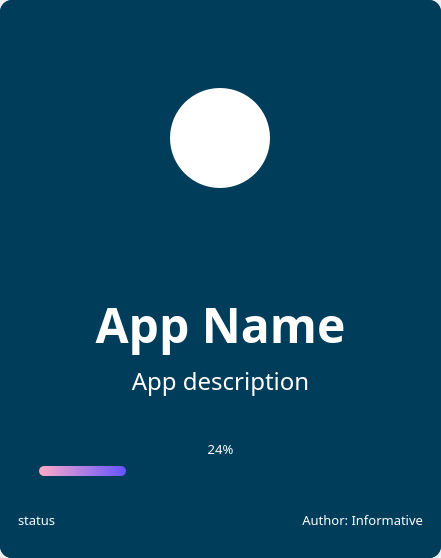
<?xml version="1.0" encoding="UTF-8"?>
<ui version="4.0">
 <class>MainWindow</class>
 <widget class="QMainWindow" name="MainWindow">
  <property name="geometry">
   <rect>
    <x>0</x>
    <y>0</y>
    <width>441</width>
    <height>558</height>
   </rect>
  </property>
  <property name="windowTitle">
   <string>MainWindow</string>
  </property>
  <widget class="QWidget" name="centralwidget">
   <property name="styleSheet">
    <string notr="true">*{
	color:#FFF;
}
QWidget{
	background:rgb(0,61,90);
	border-radius:12px;
}</string>
   </property>
   <layout class="QVBoxLayout" name="verticalLayout">
    <property name="leftMargin">
     <number>0</number>
    </property>
    <property name="topMargin">
     <number>0</number>
    </property>
    <property name="rightMargin">
     <number>0</number>
    </property>
    <property name="bottomMargin">
     <number>0</number>
    </property>
    <item>
     <widget class="QFrame" name="app_logo">
      <property name="minimumSize">
       <size>
        <width>0</width>
        <height>200</height>
       </size>
      </property>
      <property name="frameShape">
       <enum>QFrame::StyledPanel</enum>
      </property>
      <property name="frameShadow">
       <enum>QFrame::Raised</enum>
      </property>
      <layout class="QHBoxLayout" name="horizontalLayout">
       <item>
        <widget class="QLabel" name="log_img">
         <property name="minimumSize">
          <size>
           <width>100</width>
           <height>100</height>
          </size>
         </property>
         <property name="maximumSize">
          <size>
           <width>100</width>
           <height>100</height>
          </size>
         </property>
         <property name="styleSheet">
          <string notr="true">QLabel{
Background: #FFF;
border-radius:50px;
}</string>
         </property>
         <property name="text">
          <string>Logo</string>
         </property>
         <property name="alignment">
          <set>Qt::AlignCenter</set>
         </property>
        </widget>
       </item>
      </layout>
     </widget>
    </item>
    <item>
     <widget class="QFrame" name="background">
      <property name="frameShape">
       <enum>QFrame::StyledPanel</enum>
      </property>
      <property name="frameShadow">
       <enum>QFrame::Raised</enum>
      </property>
      <layout class="QVBoxLayout" name="verticalLayout_2">
       <item>
        <widget class="QLabel" name="app_name">
         <property name="font">
          <font>
           <family>Tw Cen MT</family>
           <pointsize>36</pointsize>
           <bold>true</bold>
          </font>
         </property>
         <property name="text">
          <string>App Name</string>
         </property>
         <property name="alignment">
          <set>Qt::AlignCenter</set>
         </property>
        </widget>
       </item>
       <item>
        <widget class="QLabel" name="appdescription">
         <property name="font">
          <font>
           <family>Tw Cen MT</family>
           <pointsize>18</pointsize>
          </font>
         </property>
         <property name="text">
          <string>App description</string>
         </property>
         <property name="alignment">
          <set>Qt::AlignHCenter|Qt::AlignTop</set>
         </property>
        </widget>
       </item>
       <item>
        <widget class="QFrame" name="progress">
         <property name="frameShape">
          <enum>QFrame::StyledPanel</enum>
         </property>
         <property name="frameShadow">
          <enum>QFrame::Raised</enum>
         </property>
         <layout class="QVBoxLayout" name="verticalLayout_3">
          <property name="leftMargin">
           <number>30</number>
          </property>
          <property name="rightMargin">
           <number>30</number>
          </property>
          <item>
           <widget class="QLabel" name="percentage">
            <property name="font">
             <font>
              <family>Sans Serif Collection</family>
              <pointsize>10</pointsize>
             </font>
            </property>
            <property name="text">
             <string>24%</string>
            </property>
            <property name="alignment">
             <set>Qt::AlignCenter</set>
            </property>
           </widget>
          </item>
          <item>
           <widget class="QProgressBar" name="progressBar">
            <property name="minimumSize">
             <size>
              <width>0</width>
              <height>10</height>
             </size>
            </property>
            <property name="maximumSize">
             <size>
              <width>16777215</width>
              <height>10</height>
             </size>
            </property>
            <property name="styleSheet">
             <string notr="true">QProgressBar{
	Backgroung: rgba(255, 255, 255, 180);
	border-style: none;
	border-radius:5px;
	color:rgba(200, 200, 200, 0);
	text-align: center;
}
QProgressBar::chunk{
	border-radius:5px;
	background-color:qlineargradient(spread:pad, x1:0, y1:0, x2:1, y2:0, stop:0 rgba(254, 170, 199, 255), stop:1 rgba(100, 85, 255, 255));
}</string>
            </property>
            <property name="value">
             <number>24</number>
            </property>
           </widget>
          </item>
         </layout>
        </widget>
       </item>
       <item>
        <widget class="QFrame" name="footer">
         <property name="frameShape">
          <enum>QFrame::StyledPanel</enum>
         </property>
         <property name="frameShadow">
          <enum>QFrame::Raised</enum>
         </property>
         <layout class="QHBoxLayout" name="horizontalLayout_2">
          <item>
           <widget class="QLabel" name="status">
            <property name="font">
             <font>
              <family>Sans Serif Collection</family>
              <pointsize>10</pointsize>
             </font>
            </property>
            <property name="text">
             <string>status</string>
            </property>
           </widget>
          </item>
          <item>
           <widget class="QLabel" name="author">
            <property name="font">
             <font>
              <family>Sans Serif Collection</family>
              <pointsize>10</pointsize>
             </font>
            </property>
            <property name="text">
             <string>Author: Informative</string>
            </property>
            <property name="alignment">
             <set>Qt::AlignRight|Qt::AlignTrailing|Qt::AlignVCenter</set>
            </property>
           </widget>
          </item>
         </layout>
        </widget>
       </item>
      </layout>
     </widget>
    </item>
   </layout>
  </widget>
 </widget>
 <resources/>
 <connections/>
</ui>
